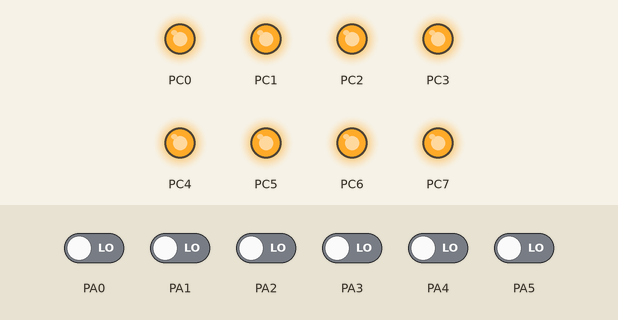
Recording of a program running on a simulated ATmega16, built with avr-gcc and emulated at 8 MHz. Parts: output pins drawn as LEDs (lit = HIGH). The test bench sets the inputs (shaded band); at power-on: PA0–5 LOW. EEPROM starts erased.

Above: at 1.2 s.
1.3 s: PA0 driven HIGH
At 1.7 s:
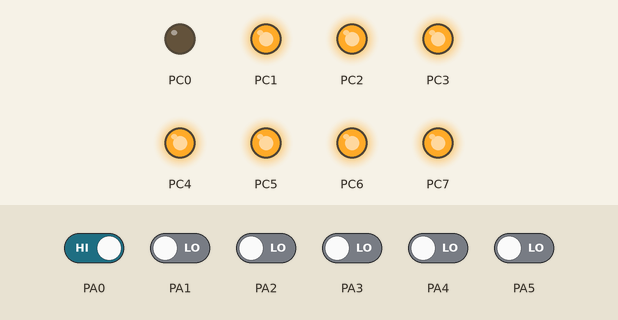
2.8 s: PA0 driven LOW and PA1 driven HIGH
At 3.2 s:
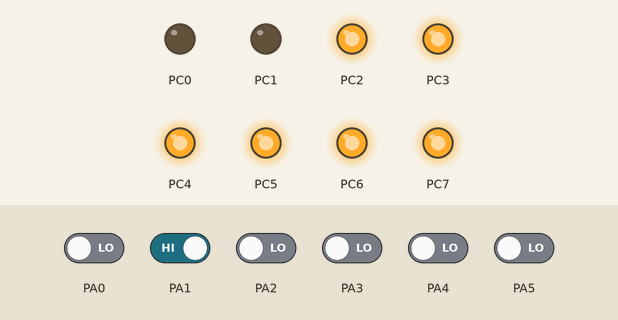
4.3 s: PA1 driven LOW and PA2 driven HIGH
At 5.5 s:
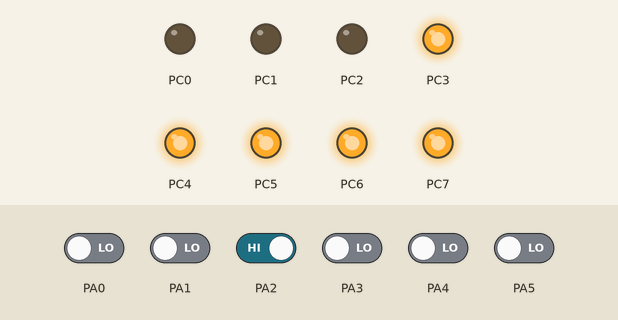
Timing chart, 0 to 7.3 s (numbered marks = the images above; inputs shaded):
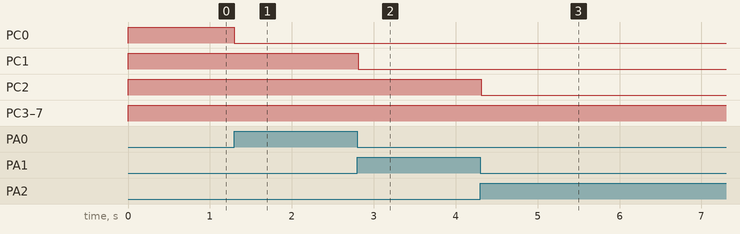

The program:

EEPROM_Read___Write.c
```c
/*
 * EEPROM_Read___Write.c
 *
 * Created: 30-Jun-15 4:05:25 PM
 *  Author: Shakran
 */


#include <avr/io.h>
#define F_CPU 8000000L			/* crystal define */
#include <util/delay.h>			/* delay header file define */
#include <avr/eeprom.h>			/* eeprom header file define */


int main(void){
	/*	input/output define	*/
	DDRA = 0b00000000;
	DDRC = 0b11111111;


	/*	input/output define	*/
	PORTA = 0b00000000;
	PORTC = 0b00000000;


	/*	constant define	*/


	/*	variable define	*/
	int i=0;
	int j=0;
	int DelayValue = 10;


	PORTC = eeprom_read_byte (( uint8_t *) 46) ;

	while(1){
		//TODO:: Please write your application code
		if (PINA & 0x01){			//PINA0 == 1
			PORTC^= (1 << PC0);
			while(PINA & 0x01);
			eeprom_update_byte((uint8_t*)46,PORTC);
			_delay_ms(DelayValue);
		}


		if (PINA & 0x02){
			PORTC^= (1 << PC1);
			while(PINA & 0x02);
			eeprom_update_byte((uint8_t*)46,PORTC);
			_delay_ms(DelayValue);
		}


		if (PINA & 0x04){
			PORTC^= (1 << PC2);
			while(PINA & 0x04);
			eeprom_update_byte((uint8_t*)46,PORTC);
			_delay_ms(DelayValue);
		}


		if (PINA & 0x08){
			PORTC^= (1 << PC3);
			while(PINA & 0x08);
			eeprom_update_byte((uint8_t*)46,PORTC);
			_delay_ms(DelayValue);
		}


		if (PINA & 0x10){
			PORTC^= (1 << PC4);
			while(PINA & 0x10);
			eeprom_update_byte((uint8_t*)46,PORTC);
			_delay_ms(DelayValue);
		}


		if (PINA & 0x20){
			PORTC = 0x00;
			while(PINA & 0x20);
			eeprom_update_byte((uint8_t*)46,PORTC);
			_delay_ms(DelayValue);
		}

	}
}
```

Measured:
- after the input at 1.3 s, PC0: HIGH → LOW at once
- after the input at 2.8 s, PC1: HIGH → LOW at once
- after the input at 4.3 s, PC2: HIGH → LOW at once
